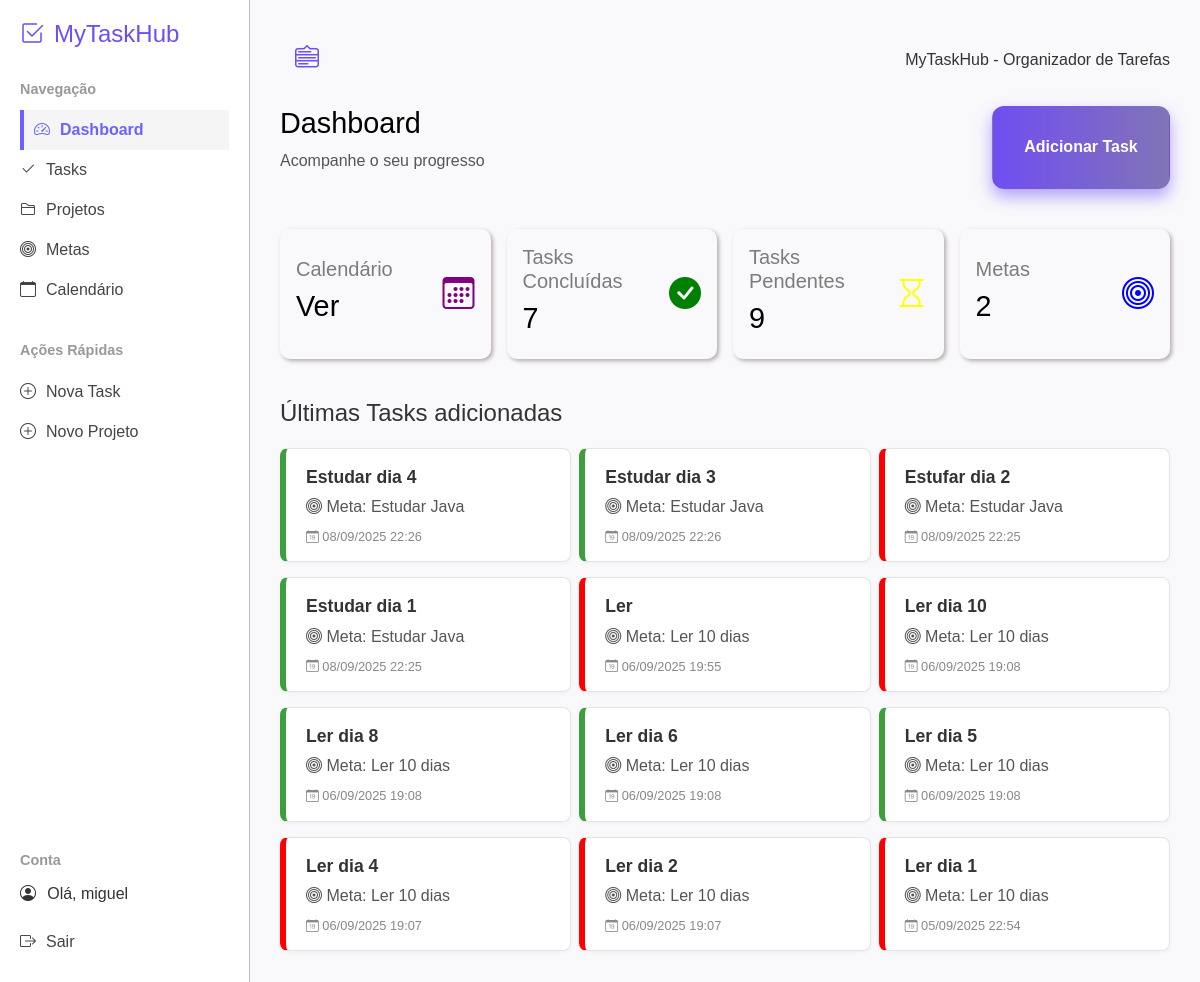
The app's page / (signed in), older data.
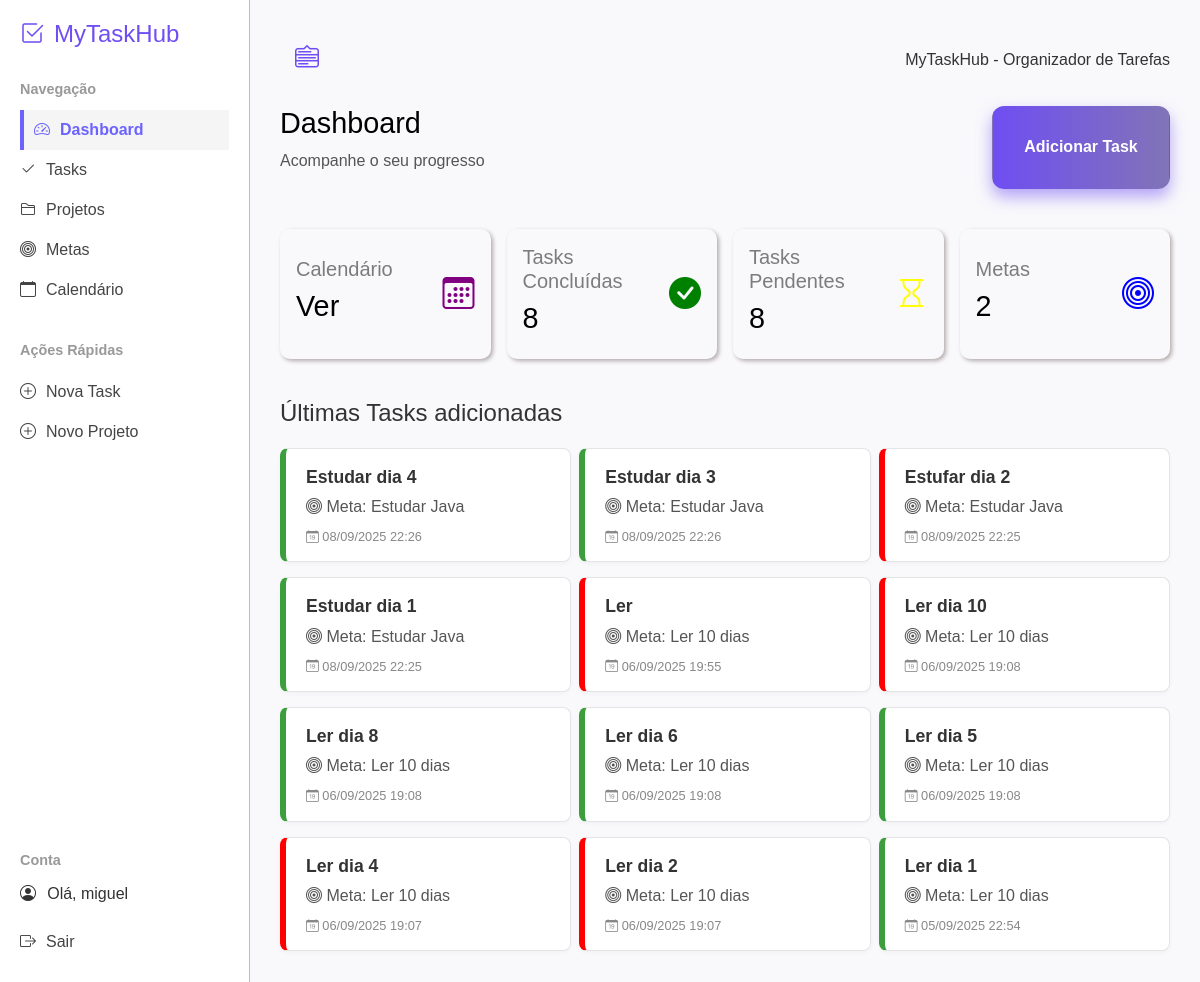
The same page, newer data.
### mytaskhubs/views.py (the view)
# urls.py: path('', views.index, name='index'),
@login_required
def index(request):
    tasks = Task.objects.filter(owner=request.user).order_by('-date_added')[:12]
    tasks_concluidas = Task.objects.filter(owner=request.user, completed=True).count()
    tasks_em_andamento = Task.objects.filter(owner=request.user, completed=False).count()
    goals = Goal.objects.filter(owner=request.user).count()
    context = {
        'tasks': tasks,
        'tasks_concluidas': tasks_concluidas,
        'tasks_em_andamento': tasks_em_andamento,
        'goals': goals
    }
    return render(request, 'mytaskhubs/index.html', context)

### mytaskhubs/templates/mytaskhubs/index.html
{% extends "mytaskhubs/base.html" %}
{% load static %}
{% block content %}
<section class="dashboard">
    <div class="top_dashboard">
        <div>
            <h2>Dashboard</h2>
            <p>Acompanhe o seu progresso</p>
        </div>
        <button class="btn btn-dashboard">
            <a href="{% url 'new_task_no_project' %}">
                Adicionar Task
            </a>
        </button>
    </div>
    <div class="container_dashboard">
        <a href="{% url 'calendario_tasks' %}" class="dashboard_tasks">
            <div class="dashboard_tasks_2">
                <h5>Calendário</h5>
                <h2>Ver</h2>
            </div>
            <div class="dashboard_tasks_3">
                <i class="bi bi-calendar3" style="color: purple; font-size: 2rem;"></i>
            </div>
        </a>
        <a href="{% url 'tasks_concluidas' %}" class="dashboard_tasks">
            <div class="dashboard_tasks_2">
                <h5>Tasks Concluídas</h5>
                <h2>{{ tasks_concluidas }}</h2>
            </div>
            <div class="dashboard_tasks_3">
                <i class="bi-check-circle-fill" style="color: green; font-size: 2rem;"></i>
            </div>
        </a>
        <a href="{% url 'tasks_pendentes' %}" class="dashboard_tasks">
            <div class="dashboard_tasks_2">
                <h5>Tasks Pendentes</h5>
                <h2>{{ tasks_em_andamento }}</h2>
            </div>
            <div class="dashboard_tasks_3">
                <i class="bi-hourglass" style="color: yellow; font-size: 2rem;"></i>
            </div>
        </a>
        <a href="{% url 'goals' %}" class="dashboard_tasks">
            <div class="dashboard_tasks_2">
                <h5>Metas</h5>
                {% if goals == 0 %}
                    <h4 style="color: black;">Sem metas</h4>
                {% else %}
                    <h2>{{ goals }}</h2>
                {% endif %}
            </div>
            <div class="dashboard_tasks_3">
                <i class="bi bi-bullseye" style="color: blue; font-size: 2rem;"></i>
            </div>
        </a>
    </div>
</section>
<section class="ultimas_tasks">
    <h2>Últimas Tasks adicionadas</h2>
    <ul class="lista_de_tasks">
        {% for task in tasks %}
            <li class="task {% if task.completed %}task_completed{% else %}task_incomplete{% endif %}">
                <strong><a href="{% url 'task' task.id %}">{{ task.title }}</a></strong>
                {% if task.project %}
                    <p><i class="bi bi-folder2"></i> Projeto: {{ task.project.title }}</p>
                {% elif task.goal %}
                    <p><i class="bi bi-bullseye"></i> Meta: {{ task.goal.title }}</p>
                {% else %}
                    <p><i class="bi bi-person"></i> Independente: {{ task.title }}</p>
                {% endif %}
                <small class="data-criacao">
                    <i class="bi bi-calendar-date"></i> {{ task.date_added|date:"d/m/Y H:i" }}
                </small>
            </li>
        {% empty %}
            <p>Nenhuma task adicionada</p>
        {% endfor %}
    </ul>
</section>
{% endblock content %}

Row changes from the older to the newer data that the page shows:
changed Task "Ler dia 1": completed False → True (drawn)
Text that changed along with them:
{{ tasks_concluidas }}: "7" → "8"
{{ tasks_em_andamento }}: "9" → "8"
